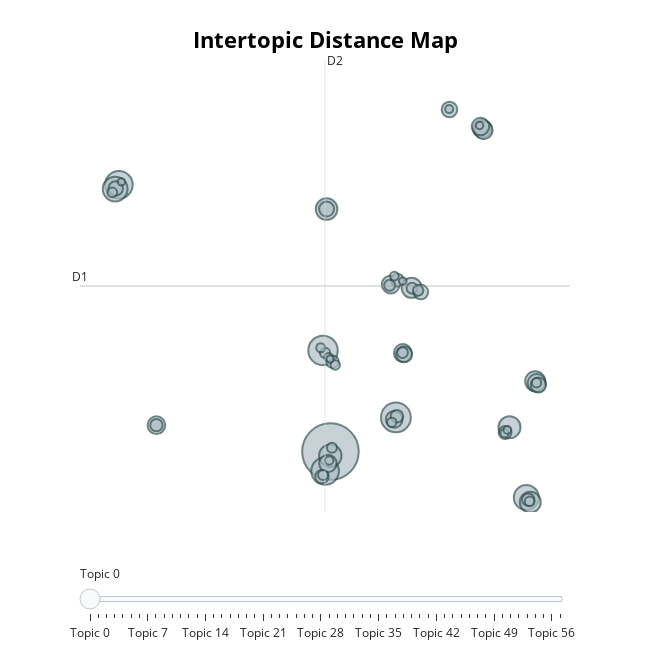

Here is the notebook cell this chart was saved with:
### Code cell
# BERTopic Model
preprocessed_text = [" ".join(text) for text in tokenized_texts]
bertopic_model = BERTopic()
bertopic_topics, bertopic_probs = bertopic_model.fit_transform(preprocessed_text)

# Extract topic information
topic_info = bertopic_model.get_topic_info()
print("BERTopic Topics:")
print(topic_info)

# Intertopic Distance Map
bertopic_model.visualize_topics().show()
